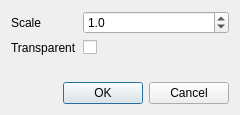
<?xml version="1.0" encoding="UTF-8"?>
<ui version="4.0">
 <class>ImgSettingsDialog</class>
 <widget class="QDialog" name="ImgSettingsDialog">
  <property name="geometry">
   <rect>
    <x>0</x>
    <y>0</y>
    <width>240</width>
    <height>115</height>
   </rect>
  </property>
  <property name="sizePolicy">
   <sizepolicy hsizetype="Fixed" vsizetype="Fixed">
    <horstretch>0</horstretch>
    <verstretch>0</verstretch>
   </sizepolicy>
  </property>
  <property name="minimumSize">
   <size>
    <width>240</width>
    <height>115</height>
   </size>
  </property>
  <property name="maximumSize">
   <size>
    <width>240</width>
    <height>115</height>
   </size>
  </property>
  <property name="windowTitle">
   <string>Dialog</string>
  </property>
  <layout class="QVBoxLayout" name="verticalLayout">
   <item>
    <layout class="QFormLayout" name="formLayout">
     <item row="0" column="0">
      <widget class="QLabel" name="label">
       <property name="text">
        <string>Scale</string>
       </property>
      </widget>
     </item>
     <item row="1" column="0">
      <widget class="QLabel" name="label_2">
       <property name="text">
        <string>Transparent</string>
       </property>
      </widget>
     </item>
     <item row="1" column="1">
      <widget class="QCheckBox" name="transparentCheckBox">
       <property name="text">
        <string/>
       </property>
      </widget>
     </item>
     <item row="0" column="1">
      <widget class="QDoubleSpinBox" name="scaleSpinBox">
       <property name="suffix">
        <string/>
       </property>
       <property name="decimals">
        <number>1</number>
       </property>
       <property name="minimum">
        <double>0.100000000000000</double>
       </property>
       <property name="singleStep">
        <double>1.000000000000000</double>
       </property>
       <property name="value">
        <double>1.000000000000000</double>
       </property>
      </widget>
     </item>
    </layout>
   </item>
   <item>
    <widget class="QDialogButtonBox" name="buttonBox">
     <property name="orientation">
      <enum>Qt::Horizontal</enum>
     </property>
     <property name="standardButtons">
      <set>QDialogButtonBox::Cancel|QDialogButtonBox::Ok</set>
     </property>
    </widget>
   </item>
  </layout>
 </widget>
 <resources/>
 <connections>
  <connection>
   <sender>buttonBox</sender>
   <signal>accepted()</signal>
   <receiver>ImgSettingsDialog</receiver>
   <slot>accept()</slot>
   <hints>
    <hint type="sourcelabel">
     <x>248</x>
     <y>254</y>
    </hint>
    <hint type="destinationlabel">
     <x>157</x>
     <y>274</y>
    </hint>
   </hints>
  </connection>
  <connection>
   <sender>buttonBox</sender>
   <signal>rejected()</signal>
   <receiver>ImgSettingsDialog</receiver>
   <slot>reject()</slot>
   <hints>
    <hint type="sourcelabel">
     <x>316</x>
     <y>260</y>
    </hint>
    <hint type="destinationlabel">
     <x>286</x>
     <y>274</y>
    </hint>
   </hints>
  </connection>
 </connections>
</ui>
